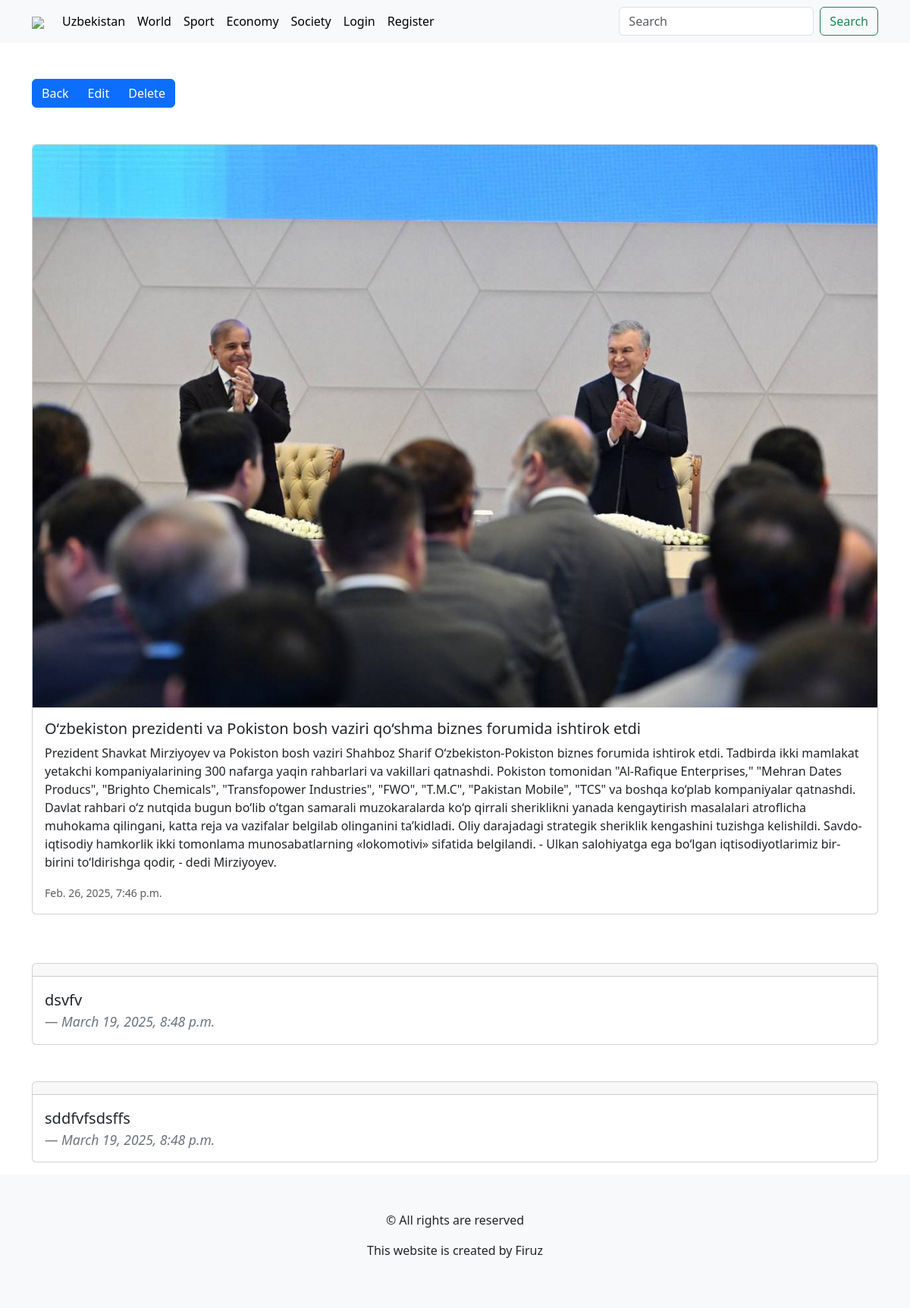
/articles/1/, run on the app's committed database.
### blog/models.py (models this page shows, shortened)
class Category(models.Model):
    title = models.CharField(max_length=250, unique=True)
    class Meta:
        verbose_name = "Category"
        verbose_name_plural = "Categories"
    def __str__(self):
        return self.title

class Article(models.Model):
    title = models.CharField(max_length=250, unique=True)
    info = models.TextField(blank=True)
    photo = models.ImageField(upload_to="articles/", blank=True)
    created_at = models.DateTimeField(auto_now_add=True)
    updated_at = models.DateTimeField(auto_now=True)
    category = models.ForeignKey(Category, on_delete=models.CASCADE)
    user = models.ForeignKey(settings.AUTH_USER_MODEL, on_delete=models.CASCADE, null=True)
    def get_photo(self):
        try:
            return self.photo.url
        except:
            return "https://thumb.ac-illust.com/b1/b170870007dfa419295d949814474ab2_t.jpeg"

class Comment(models.Model):
    title = models.TextField()
    user = models.ForeignKey(settings.AUTH_USER_MODEL, on_delete=models.CASCADE)
    article = models.ForeignKey(Article, on_delete=models.CASCADE)
    created_at = models.DateTimeField(auto_now_add=True)

### blog/views.py (the view)
# urls.py: path("articles/<int:pk>/", ArticleDetail.as_view(), name="detail"),
class ArticleDetail(DetailView):
    model = Article
    context_object_name = "article"
    template_name = "blog/detail.html"
    form_class = CommentForm
    def get_queryset(self):
        return Article.objects.filter(pk=self.kwargs['pk'])
    def get_context_data(self, **kwargs):
        context = super().get_context_data()
        article = Article.objects.get(pk=self.kwargs['pk'])
        context['comments'] = Comment.objects.filter(article=article).order_by('-created_at')
        context['comment_form'] = CommentForm()
        return context

### blog/forms.py
class CommentForm(forms.ModelForm):
        class Meta:
            model = Comment
            fields = ("title",)
            widgets = {
                "title": forms.Textarea(attrs={
                    "class":"form-control",
                    "rows":3
                })
            }

### blog/templatetags/blog_tags.py (called while the page is built)
@register.simple_tag()
def get_categories():
    return Category.objects.all()

### blog/templates/blog/detail.html (shortened to what this page needs)
{% extends 'base.html' %}
{% block main %}
<div class="container d-flex flex-column align-items-start flex-wrap justify-content-between gap-5 mt-5"
     xmlns="http://www.w3.org/1999/html">
    <div class="btn-group" role="group" aria-label="Basic example">
        <a href="{% url 'home' %}" class="btn btn-primary">Back</a>
        <a href="{% url 'edit' article.pk %}" class="btn btn-primary">Edit</a>
        <a href="{% url 'delete' article.pk %}" class="btn btn-primary">Delete</a>
    </div>
    <div class="card mb-3 w-100">
        <img src="{{article.get_photo}}" class="card-img-top" alt="...">
        <div class="card-body">
            <h5 class="card-title">{{article.title}}</h5>
            <p class="card-text">{{article.info}}</p>
            <p class="card-text"><small class="text-body-secondary">{{article.created_at}}</small></p>
        </div>
    </div>
    {% for comment in comments %}
    <div class="card w-100">
  <div class="card-header">
  </div>
  <div class="card-body">
    <blockquote class="blockquote mb-0">
      <p>{{comment.title}}</p>
      <footer class="blockquote-footer"><cite title="Source Title">{{comment.created_at}}</cite></footer>
    </blockquote>
  </div>
</div>
    {% endfor %}
</div>
{% endblock main %}

### templates/base.html (shortened to what this page needs)
<!DOCTYPE html>
<html lang="en">
<head>
    <link href="https://cdn.jsdelivr.net/npm/bootstrap@5.3.3/dist/css/bootstrap.min.css" rel="stylesheet">
</head>
<body>
<header>
  {% include 'components/header.html' %}
</header>
<main>
  {% block main %}
  {% endblock main %}
</main>
<footer>
  {% include 'components/footer.html' %}
</footer>
</body>
</html>

### templates/components/header.html (shortened to what this page needs)
{% load blog_tags %}
{% get_categories as categories %}
<nav class="navbar navbar-expand-lg bg-body-tertiary">
  <div class="container">
    <a class="navbar-brand" href="{% url 'home' %}">
      <img src="https://kun.uz/assets/6a60b69a/img/icons/logo-light.svg" />
    </a>
    <div class="collapse navbar-collapse" id="navbarSupportedContent">
      <ul class="navbar-nav me-auto mb-2 mb-lg-0">
        {% for category in categories %}
        <li class="nav-item">
          <a class="nav-link active" aria-current="page" href="{% url 'category' category.pk %}">{{category}}</a>
        </li>
        {% endfor %}
        {% if not request.user.is_authenticated %}
        <li class="nav-item">
          <a class="nav-link active" aria-current="page" href="{% url 'login' %}">Login</a>
        </li>
        <li class="nav-item">
          <a class="nav-link active" aria-current="page" href="{% url 'register' %}">Register</a>
        </li>
        {% endif %}
      </ul>
      <form action="{% url 'search' %}" method="get" enctype="multipart/form-data" class="d-flex" role="search">
        <input name="q" class="form-control me-2" type="search" placeholder="Search" aria-label="Search">
        <button class="btn btn-outline-success" type="submit">Search</button>
      </form>
    </div>
  </div>
</nav>

### templates/components/footer.html
<footer class="mt-3 p-5 d-flex flex-column align-items-center justify-content-center bg-body-tertiary"
        <p>&copy; All rights are reserved</p>
        <p>This website is created by Firuz</p>
</footer>

### data on the page
Category: title "Uzbekistan"
Category: title "World"
Category: title "Sport"
Category: title "Economy"
Category: title "Society"
Article: get_photo (picture), title "O‘zbekiston prezidenti va Pokiston bosh vaziri qo‘shma biznes forumida ishtirok etdi", info "Prezident Shavkat Mirziyoyev va Pokiston bosh vaziri Shahboz Sharif O‘zbekiston-Pokiston biznes forumida ishtirok etdi. Tadbirda ikki mamlakat yetakchi kompaniyalarining 300 nafarga yaqin rahbarlari va vakillari qatnashdi. Pokiston tomonidan \"Al-Rafique Enterprises,\" \"Mehran Dates Producs\", \"Brighto Chemicals\", \"Transfopower Industries\", \"FWO\", \"T.M.C\", \"Pakistan Mobile\", \"TCS\" va boshqa ko‘plab kompaniyalar qatnashdi. Davlat rahbari o‘z nutqida bugun bo‘lib o‘tgan samarali muzokaralarda ko‘p qirrali sheriklikni yanada kengaytirish masalalari atroflicha muhokama qilingani, katta reja va vazifalar belgilab olinganini ta’kidladi. Oliy darajadagi strategik sheriklik kengashini tuzishga…", created_at "Feb. 26, 2025, 7:46 p.m."
Comment: title "dsvfv", created_at "March 19, 2025, 8:48 p.m."
Comment: title "sddfvfsdsffs", created_at "March 19, 2025, 8:48 p.m."
